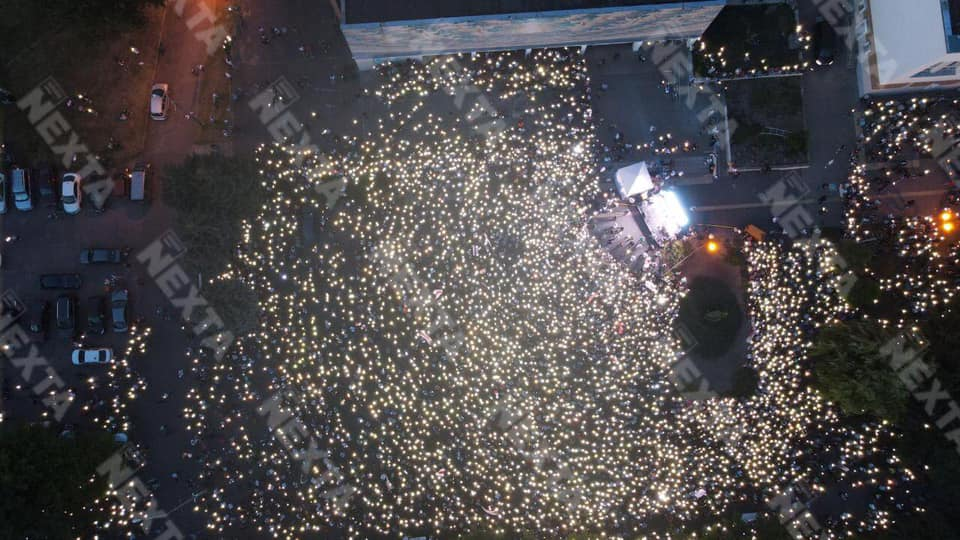
#> input picture images/gomel.jpg, 960 x 540 px
$ jupyter execute head_count.ipynb   (shell and % lines are left out)
#> lines starting #> are read from the running program, lines starting #| are printed output that depends on the picture; after the words box and inside, x2 and y2 are one past the last pixel; in counts of white or black regions, pixels touching at a corner belong together
[cell 1]
import cv2
import numpy as np
from matplotlib import pyplot as plt
img = cv2.imread('images/gomel.jpg')
#> img is the input picture: shape (540, 960, 3); mean B, G, R 75.7, 73.7, 76.8
gray = cv2.cvtColor(img, cv2.COLOR_BGR2GRAY)
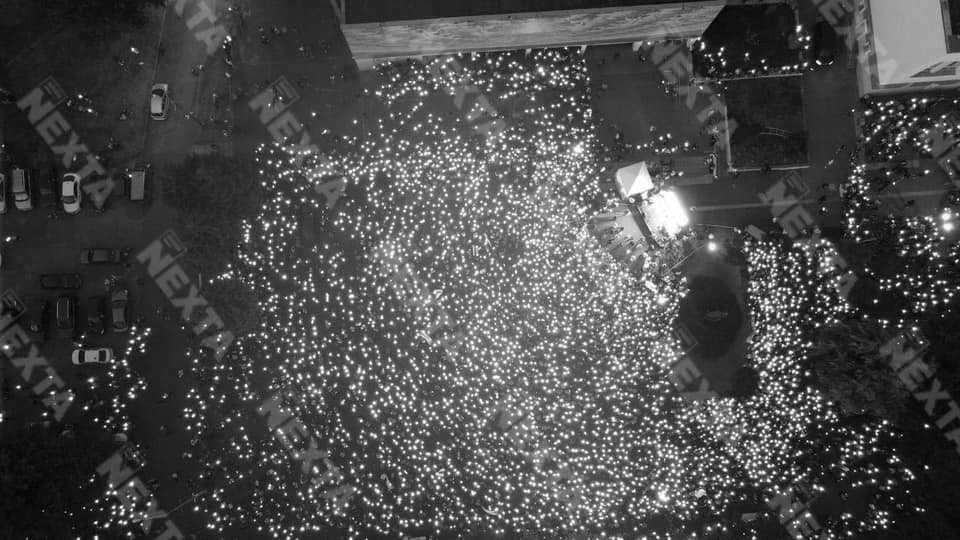
#> gray: shape (540, 960); min 0, max 255, mean 74.8
ret,thresh = cv2.threshold(gray,127,255,1)
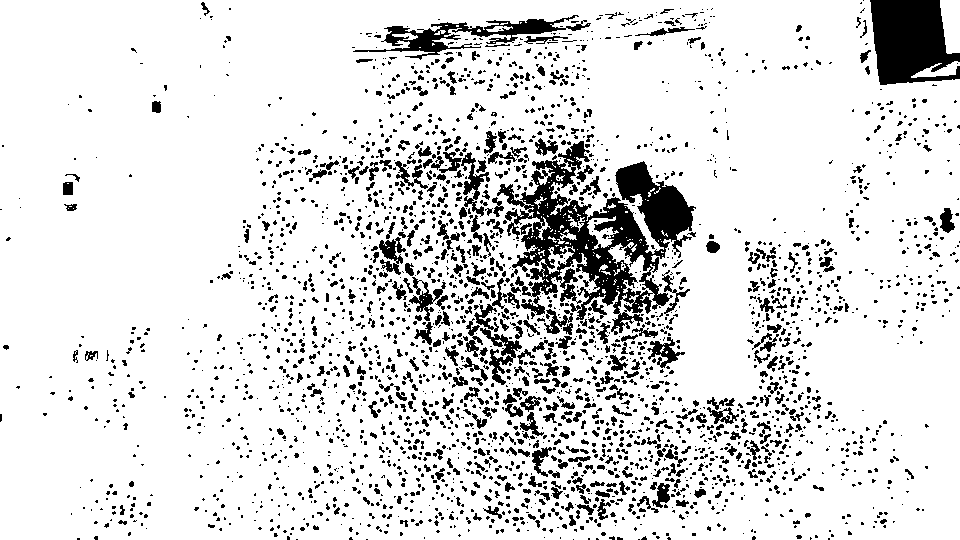
#> thresh: shape (540, 960); 86.5% white; 2878 black regions (2336 under 20 px)
contours,h = cv2.findContours(thresh,1,2)
#> contours = 3389 contours, 2454 with area under 20; largest, box (x1, y1, x2, y2) and area: (0, 0, 960, 540) 509707, (504, 159, 697, 321) 15506, (352, 14, 580, 61) 3285, (940, 0, 960, 54) 835, (460, 151, 491, 201) 553
for cnt in contours:
    cv2.drawContours(img,[cnt],0,(0,0,255),1)
#> this loop made 3389 passes
#> cnt on passes 2, 8, 9: [[543, 537], [544, 536], [545, 537], [544, 538]], [[459, 533], [461, 535], [459, 537], [457, 535]], [[742, 533], [743, 532], [744, 533], [743, 534]]
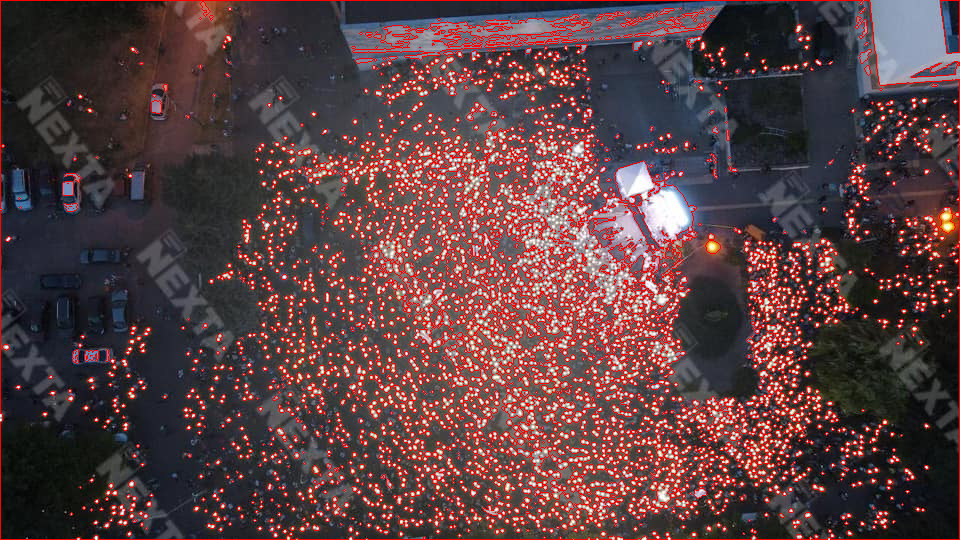
#> img: shape (540, 960, 3); 9.99% of pixels changed, all inside (x1, y1, x2, y2) = (0, 0, 960, 540)

print(len(contours))
#| 3389
